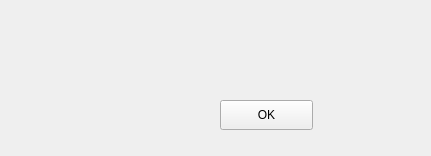
<?xml version="1.0" encoding="UTF-8"?>
<ui version="4.0">
 <class>Message</class>
 <widget class="QMainWindow" name="Message">
  <property name="geometry">
   <rect>
    <x>0</x>
    <y>0</y>
    <width>431</width>
    <height>156</height>
   </rect>
  </property>
  <property name="windowTitle">
   <string>Message</string>
  </property>
  <property name="windowIcon">
   <iconset>
    <normaloff>Images/Window_Icon.png</normaloff>Images/Window_Icon.png</iconset>
  </property>
  <widget class="QWidget" name="centralwidget">
   <widget class="QLabel" name="Message_Label">
    <property name="geometry">
     <rect>
      <x>160</x>
      <y>20</y>
      <width>241</width>
      <height>61</height>
     </rect>
    </property>
    <property name="font">
     <font>
      <family>Segoe UI</family>
      <pointsize>11</pointsize>
     </font>
    </property>
    <property name="text">
     <string/>
    </property>
    <property name="textFormat">
     <enum>Qt::AutoText</enum>
    </property>
    <property name="scaledContents">
     <bool>true</bool>
    </property>
    <property name="alignment">
     <set>Qt::AlignCenter</set>
    </property>
   </widget>
   <widget class="QLabel" name="Message_Icon">
    <property name="geometry">
     <rect>
      <x>30</x>
      <y>20</y>
      <width>121</width>
      <height>111</height>
     </rect>
    </property>
    <property name="text">
     <string/>
    </property>
    <property name="scaledContents">
     <bool>true</bool>
    </property>
   </widget>
   <widget class="QPushButton" name="OK_Button">
    <property name="geometry">
     <rect>
      <x>220</x>
      <y>100</y>
      <width>93</width>
      <height>30</height>
     </rect>
    </property>
    <property name="text">
     <string>OK</string>
    </property>
   </widget>
  </widget>
 </widget>
 <resources/>
 <connections/>
</ui>
